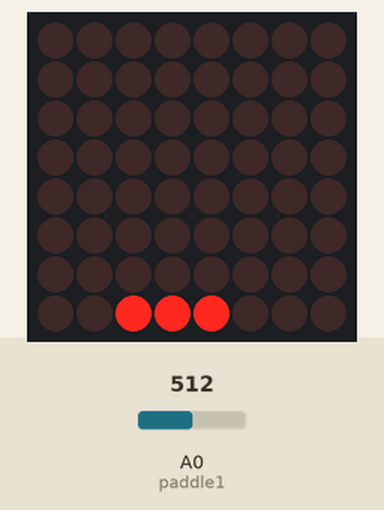
Bench run of a sketch on a simulated Arduino Uno, built with avr-gcc and run on an emulated ATmega328P. On the bench: 8×8 LED matrix. The test bench sets the inputs (shaded band); at power-on: A0 (paddle1) = 512. Random numbers use the default seed unless the sketch sets one.

Above: at 1.2 s.
1.3 s: A0 (paddle1) set to 716
At 3.13 s:
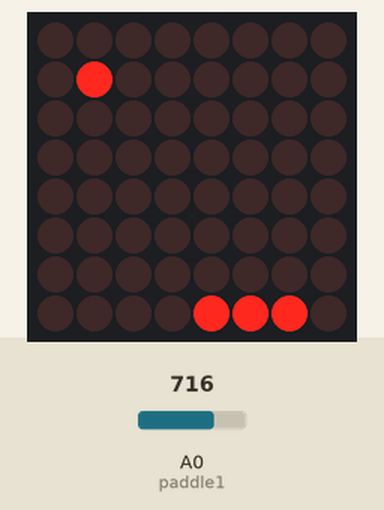
3.7 s: A0 (paddle1) set to 900
At 4.02 s:
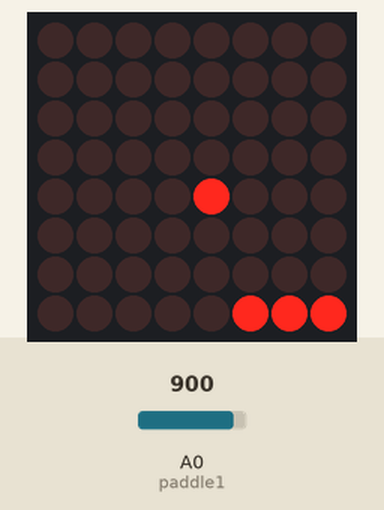
6.2 s: A0 (paddle1) set to 511
At 6.39 s:
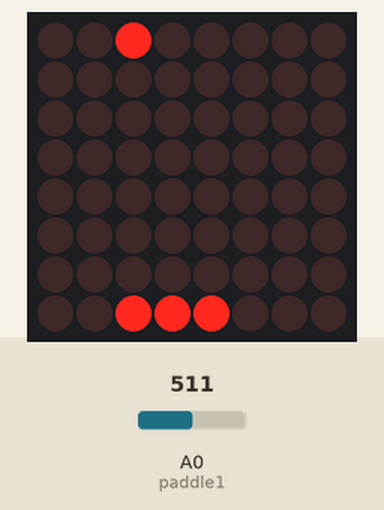
8.6 s: A0 (paddle1) set to 306
At 9.01 s:
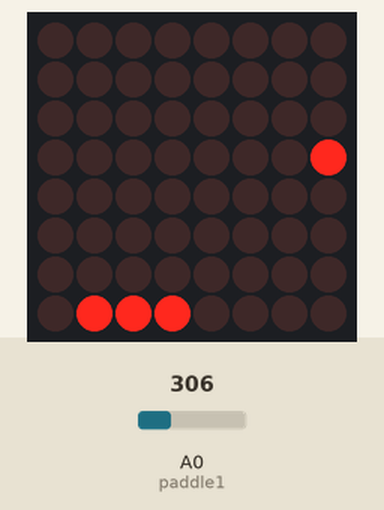
11.2 s: A0 (paddle1) set to 0
At 11.59 s:
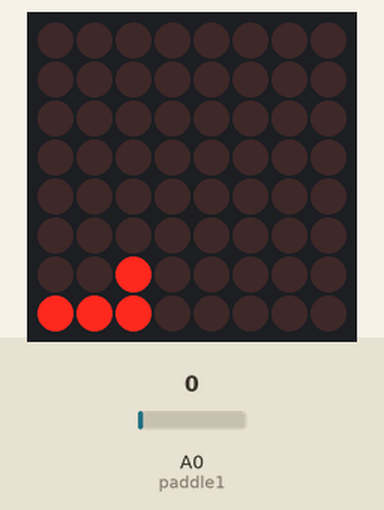
13.7 s: A0 (paddle1) set to 122
At 13.84 s:
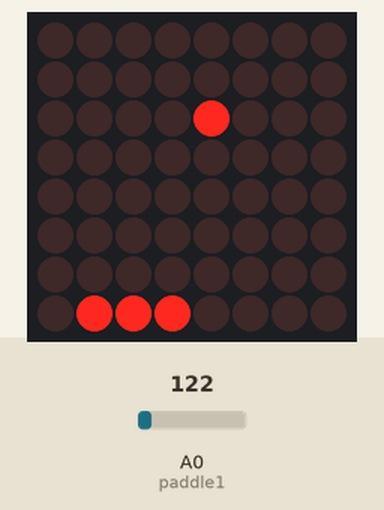
Timing chart, 0 to 16.7 s (numbered marks = the images above; inputs shaded):
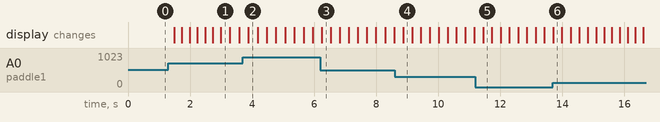

The sketch:

projeto-ping-pong.ino
```cpp
#include <LedControl.h>

int DIN = 12;
int CS =  10;
int CLK = 11;

LedControl myMatrix=LedControl(DIN,CLK,CS,1);

int column = 1, row = random(8)+1;  // decide em que ponto a bola deve iniciar
int directionX = 1, directionY = 1; // certifica-se de que ela vai primeiro da esquerda para a direita
int paddle1 = A0, paddle1Val;       // pino e valor do potenciômetro
int speed = 300;                    // velocidade
int counter = 0, mult = 10;         // variáveis auxiliares para controle de velocidade


void setup()
{
  myMatrix.shutdown(0, false); // habilita o display
  myMatrix.setIntensity(0, 1); // define o brilho dos leds
  myMatrix.clearDisplay(0);    // limpa o display
  randomSeed(analogRead(0));
}

void loop()
{
  paddle1Val = analogRead(paddle1);              //lê valor do potenciômetro
  paddle1Val = map(paddle1Val, 200, 1024, 1,6);  //mapeia valor entre 1 e 6

  column += directionX;     //atualiza valor da coluna
  row += directionY;        //atualiza valor da linha

  //verifica se boa atingiu a raquete
  if (column == 6 && directionX == 1 && (paddle1Val == row || paddle1Val+1 == row
|| paddle1Val+2 == row))
  {
    directionX = -1; //rebate bola
  }

  //verica se bola atingiu paredes: topo, base ou lateral esquerda
  if (column == 0 && directionX == -1 ) {directionX = 1;}
  if (row == 7 && directionY == 1 ) {directionY = -1;}
  if (row == 0 && directionY == -1 ) {directionY = 1;}

  //caso tenha atingido a coluna 7, significa que ultrapassou a raquete
  if (column == 7) { oops(); }  //chama a função oops, para finalizar o jogo

  myMatrix.clearDisplay(0); // limpa a tela para o próximo quadro de animação

  myMatrix.setLed(0, column, row, HIGH);            //desenha bola na linha e coluna atual

  //desenha raquete na coluna 7
  myMatrix.setLed(0, 7, paddle1Val, HIGH);
  myMatrix.setLed(0, 7, paddle1Val+1, HIGH);
  myMatrix.setLed(0, 7, paddle1Val+2, HIGH);

  if (!(counter % mult)) {speed -= 5; mult * mult;}
  delay(speed);
  counter++;
}

void oops()
{
  for (int x=0; x<3; x++)
  {
    myMatrix.clearDisplay(0);
    delay(250);
    for (int y=0; y<8; y++)
    {
      myMatrix.setRow(0, y, 255);
    }
    delay(250);
  }
  // reinicia todos os valores
  counter=0;
  speed=300;
  column=1;
  row = random(8)+1; // escolhe uma nova posição inicial
}
```
